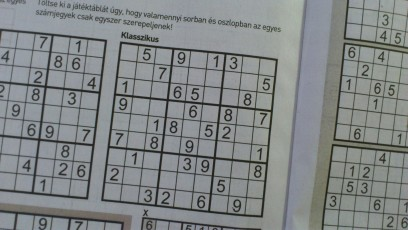
#> input picture fe3/digkep/KepfeldPeldatar2026osz/Sudoku_rs.jpg, 408 x 230 px
$ python 04_01_c_inverse_lut_diagram.py
#> lines starting #> are read from the running program, lines starting #| are printed output that depends on the picture

import cv2
import numpy as np
from matplotlib import pyplot as plt

# Grafikon beállítások
fig = plt.figure(figsize=(6, 6), dpi=80)
# fig = plt.figure()
ax = fig.add_subplot(111)
ax.set_title('Inverzió LUT diagram')
fig.canvas.manager.set_window_title('Inverzió LUT diagram')
plt.axis('equal')
plt.xlabel('Eredeti intenzitásérték')
plt.ylabel('Pont operáció eredménye')
plt.xlim([0, 255])
plt.ylim([0, 255])

# im = cv2.imread('SeaCliffBridge_3_800.jpg', cv2.IMREAD_GRAYSCALE)
im = cv2.imread('Sudoku_rs.jpg', cv2.IMREAD_GRAYSCALE)
#> im: shape (230, 408); min 20, max 180, mean 133.4
cv2.imshow('Eredeti', im)

# Alappontok [0, 255] között, 8 bites, előjel nélküli egész számként
x = np.arange(0, 256, 1, np.uint8)

# Inverz készítés keresőtáblával
lut = np.arange(0, 256, 1, np.uint8)
lut = 255 - lut
im_inv = cv2.LUT(im, lut, None)
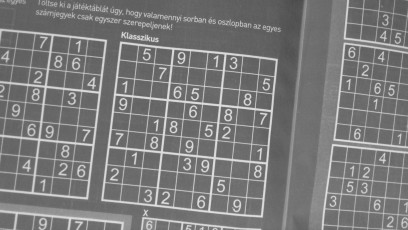
#> im_inv: shape (230, 408); min 75, max 235, mean 121.6
cv2.imshow('LUT', im_inv)

# Diagram rajzolás
plt.plot(x, x, 'g--', label='Eredeti')
plt.plot(x, lut, 'r-', label='Inverzió')
plt.legend()
# plt.savefig('04_01_c_inverse_lut_diagram.png', bbox_inches='tight')
plt.show()
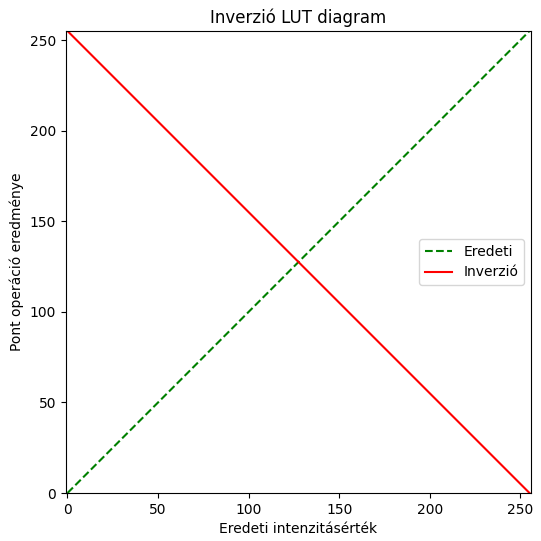
#> figure drawn by matplotlib, 1 panel; curve peaks at x = 255, y = 255; curve peaks at x = 0, y = 255

cv2.destroyAllWindows()

$ run again, with fe3/digkep/KepfeldPeldatar2026osz/SeaCliffBridge_3_800.jpg copied over fe3/digkep/KepfeldPeldatar2026osz/Sudoku_rs.jpg
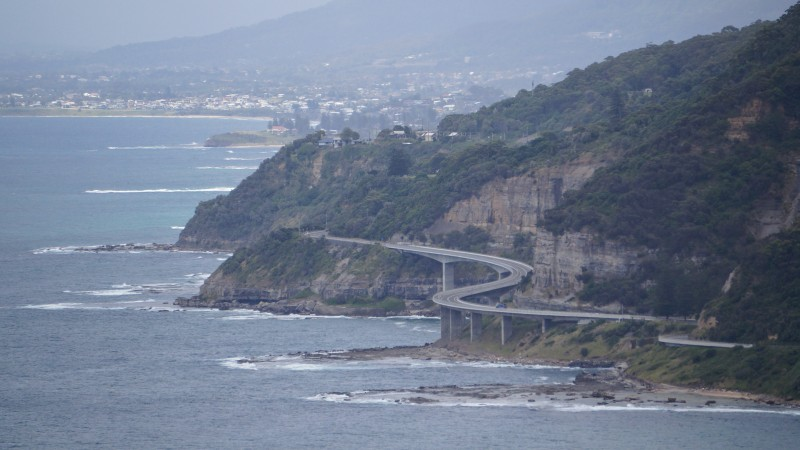
#> input picture fe3/digkep/KepfeldPeldatar2026osz/SeaCliffBridge_3_800.jpg, 800 x 450 px
#> `im = cv2.imread('Sudoku_rs.jpg', cv2.IMREAD_GRAYSCALE)`:
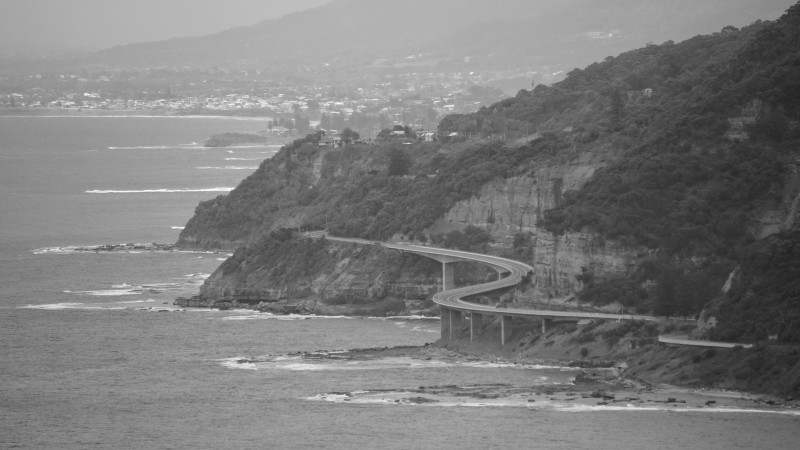
#> im: shape (450, 800); min 29, max 255, mean 123.8
#> `im_inv = cv2.LUT(im, lut, None)`:
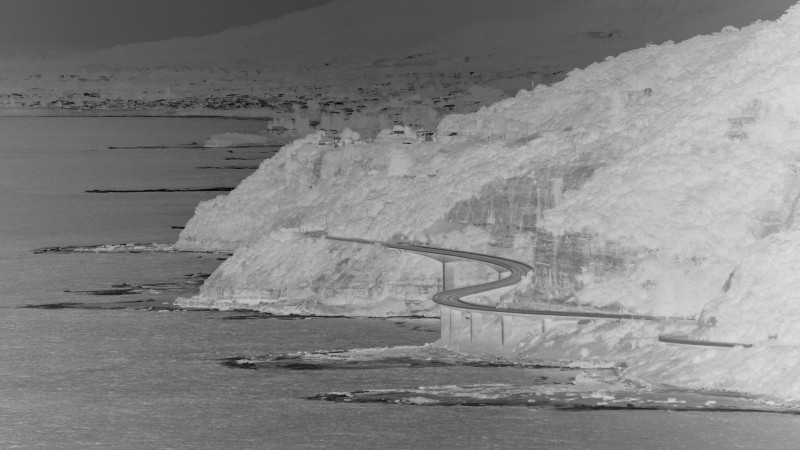
#> im_inv: shape (450, 800); min 0, max 226, mean 131.2
